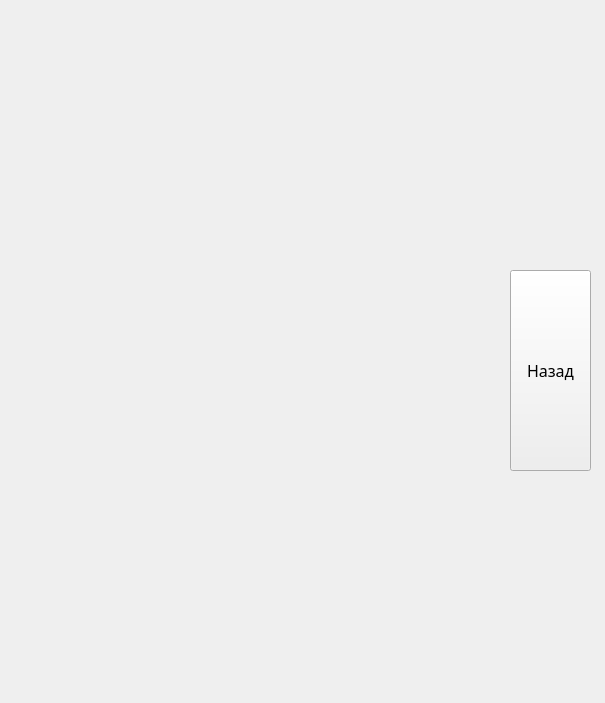
<?xml version="1.0" encoding="UTF-8"?>
<ui version="4.0">
 <class>Form</class>
 <widget class="QWidget" name="Form">
  <property name="geometry">
   <rect>
    <x>0</x>
    <y>0</y>
    <width>605</width>
    <height>703</height>
   </rect>
  </property>
  <property name="windowTitle">
   <string>Form</string>
  </property>
  <widget class="QLabel" name="label">
   <property name="geometry">
    <rect>
     <x>-660</x>
     <y>-380</y>
     <width>1631</width>
     <height>1111</height>
    </rect>
   </property>
   <property name="text">
    <string/>
   </property>
   <property name="pixmap">
    <pixmap>../../../Desktop/videoblocks-tea-plantation-and-bright-sunshine-nature-background-with-blurred-bokeh-effect-fresh-green-leaves-grow-on-agriculture-field-in-rural-india-beautiful-summer-landscape-with-hot-sun-li.png</pixmap>
   </property>
  </widget>
  <widget class="QPushButton" name="nazad">
   <property name="geometry">
    <rect>
     <x>510</x>
     <y>270</y>
     <width>81</width>
     <height>201</height>
    </rect>
   </property>
   <property name="font">
    <font>
     <family>Segoe Print</family>
     <pointsize>12</pointsize>
    </font>
   </property>
   <property name="text">
    <string>Назад</string>
   </property>
  </widget>
  <widget class="QLabel" name="label_2">
   <property name="geometry">
    <rect>
     <x>0</x>
     <y>0</y>
     <width>491</width>
     <height>701</height>
    </rect>
   </property>
   <property name="text">
    <string/>
   </property>
   <property name="pixmap">
    <pixmap>../8.png</pixmap>
   </property>
  </widget>
 </widget>
 <resources/>
 <connections/>
</ui>
